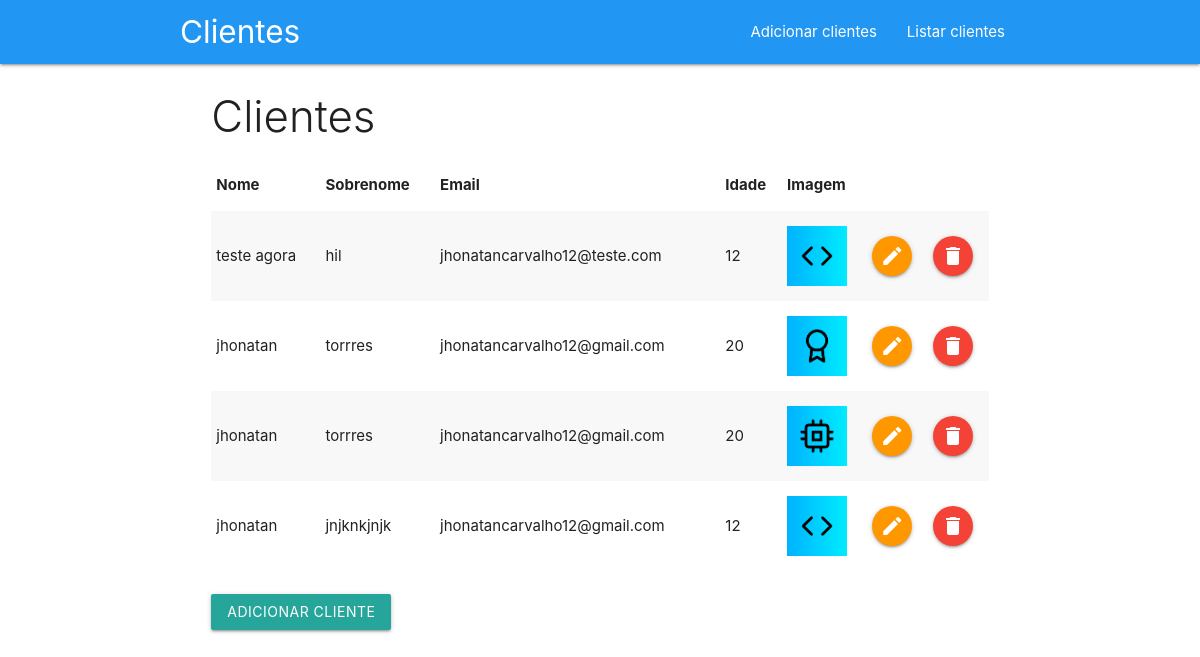
The page / on the database its author committed.
### tables this page shows
CREATE TABLE IF NOT EXISTS `clientes` (
  `id` int(11) NOT NULL AUTO_INCREMENT,
  `nome` varchar(255) NOT NULL,
  `sobrenome` varchar(255) NOT NULL,
  `email` varchar(255) NOT NULL,
  `idade` int(3) NOT NULL,
  `imagem` varchar(40) NOT NULL,
  PRIMARY KEY (`id`)
);

### index.php (the view, shortened to what this page needs)
<?php
include_once 'php_action/db_connect.php';
include_once 'includes/header.php';
?>
<div class="row">
	<div class="col s12 m8 push-m2">
		<h3 class="light"> Clientes </h3>
		<table class="striped responsive-table">
			<thead>
				<tr>
					<th>Nome</th>
					<th>Sobrenome</th>
					<th>Email</th>
					<th>Idade</th>
					<th>Imagem</th>
				</tr>
			</thead>
			<tbody>
				<?php
				$sql = "SELECT * FROM clientes";
				$resultado = mysqli_query($connect, $sql);
				if (mysqli_num_rows($resultado) > 0) :
					while ($dados = mysqli_fetch_array($resultado)) :
				?>
						<tr>
							<td><?php echo $dados['nome']; ?></td>
							<td><?php echo $dados['sobrenome']; ?></td>
							<td><?php echo $dados['email']; ?></td>
							<td><?php echo $dados['idade']; ?></td>
							<td>
								<img class="responsive-img materialboxed" src="upload/<?php echo $dados['imagem']; ?>" style="height: 60px;">
							</td>
							<td>
								<a href="editar.php?id=<?php echo $dados['id']; ?>" class="btn-floating orange waves-effect waves-light"><i class="material-icons">edit</i></a>
							</td>
							<td>
								<a href="#modal<?php echo $dados['id']; ?>" class="btn-floating red modal-trigger waves-effect waves-light"><i class="material-icons">delete</i></a>
							</td>
						</tr>
					<?php
					endwhile;
				endif;
				?>
			</tbody>
		</table>
		<br>
		<a href="adicionar.php" class="btn ">Adicionar cliente</a>
	</div>
</div>
<?php
include_once 'includes/footer.php';
?>

### includes/header.php (shortened to what this page needs)
<!DOCTYPE html>
<html>
<head>
  <link rel="stylesheet" href="https://cdnjs.cloudflare.com/ajax/libs/materialize/1.0.0-beta/css/materialize.min.css">
</head>
<body>
  <nav class="blue">
    <div class="nav-wrapper container">
      <a href="index.php" class="brand-logo">Clientes</a>
      <ul id="nav-mobile" class="right hide-on-med-and-down">
        <li><a href="adicionar.php">Adicionar clientes</a></li>
        <li><a href="index.php">Listar clientes</a></li>
      </ul>
    </div>
  </nav>

### includes/footer.php (shortened to what this page needs)
  </body>
</html>

### rows shown on the page
clientes: nome "teste agora", sobrenome "hil", email "jhonatancarvalho12@teste.com", idade "12", imagem (picture)
clientes: nome "jhonatan", sobrenome "torrres", email "jhonatancarvalho12@gmail.com", idade "20", imagem (picture)
clientes: nome "jhonatan", sobrenome "torrres", email "jhonatancarvalho12@gmail.com", idade "20", imagem (picture)
clientes: nome "jhonatan", sobrenome "jnjknkjnjk", email "jhonatancarvalho12@gmail.com", idade "12", imagem (picture)
